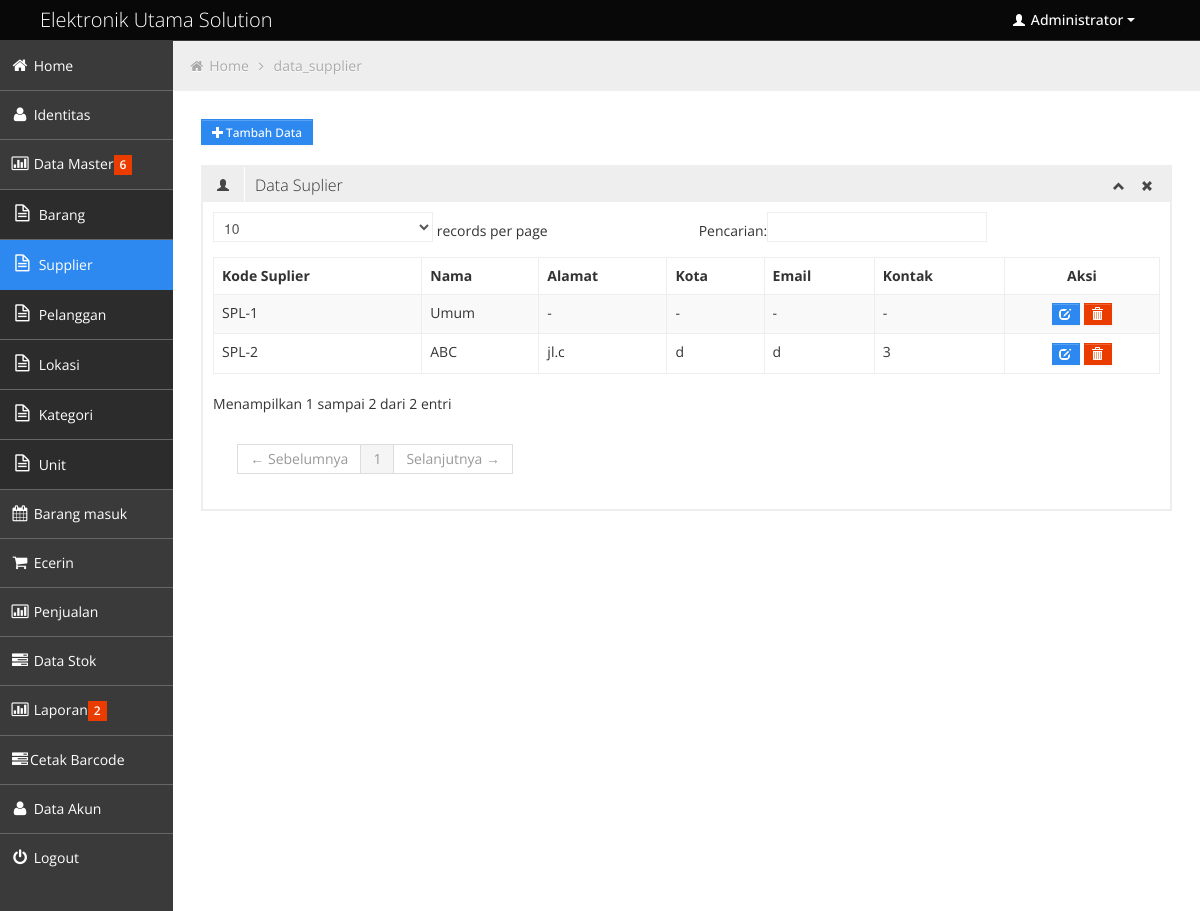
The app's page /index.php?halaman=data_supplier (signed in) with its own data.
### tables this page shows
CREATE TABLE `identitas` (
  `id_identitas` int(3) NOT NULL AUTO_INCREMENT,
  `nama_identitas` varchar(100) NOT NULL,
  `alamat` varchar(30) NOT NULL,
  `telp` varchar(12) NOT NULL,
  `keterangan` varchar(30) NOT NULL,
  PRIMARY KEY (`id_identitas`)
);

CREATE TABLE `supplier` (
  `inc` int(9) NOT NULL,
  `supplier_id` varchar(9) NOT NULL,
  `supplier_nama` varchar(90) NOT NULL,
  `supplier_alamat` varchar(90) NOT NULL,
  `supplier_kota` varchar(50) NOT NULL,
  `supplier_email` varchar(90) NOT NULL,
  `supplier_kontak` varchar(20) NOT NULL,
  PRIMARY KEY (`inc`),
  KEY `supplier_id` (`supplier_id`)
);

### data_supplier.php (the view)
<a href='index.php?halaman=form_data_master&kode=supplier_insert' class='btn btn-small btn-primary'>
   <i class="halflings-icon white plus"></i><span>Tambah Data</span>
   </a>
   <br/>
   <br/>
<div class='row-fluid sortable'>
				<div class='box span12'>
					<div class='box-header' data-original-title>
						<h2><i class='halflings-icon user'></i><span class='break'></span>Data Suplier</h2>
						<div class='box-icon'>
							<a href='#' class='btn-minimize'><i class='halflings-icon chevron-up'></i></a>
							<a href='#' class='btn-close'><i class='halflings-icon remove'></i></a>
						</div>
					</div>
					<div class='box-content'>
						<table class='table table-striped table-bordered bootstrap-datatable datatable'>
						  <thead>
							  <tr>
		  <th>Kode Suplier</th>
          <th>Nama</th>
          <th>Alamat</th>
          <th>Kota</th>
          <th>Email</th>
          <th>Kontak</th>
          <th><center>Aksi</center></th>
							  </tr>
						  </thead>
						  <tbody>
							<?php
		$qtmpil_sup="select * from supplier order by inc asc";
		$qp_sup=mysql_query($qtmpil_sup);
		while($row2=mysql_fetch_array($qp_sup)){ ?>
		  <tr><td><?php echo "$row2[supplier_id]"; ?></td>
          <td><?php echo "$row2[supplier_nama]"; ?></td>
          <td><?php echo "$row2[supplier_alamat]"; ?></td>
          <td><?php echo "$row2[supplier_kota]"; ?></td>
          <td><?php echo "$row2[supplier_email]"; ?></td>
          <td><?php echo "$row2[supplier_kontak]"; ?></td>
          <td><center><?php echo "<a class='btn btn-mini btn-primary' href=index.php?halaman=form_ubah_data&kode=supplier_update&id=$row2[supplier_id]>"; ?>
          	 <i class='halflings-icon white edit'></i>
			 <?php echo "</a> ";
			 echo "<a class='btn btn-mini btn-danger' href='proses.php?proses=supplier_delete&id=$row2[supplier_id]'>"; ?>
          	 <i class='halflings-icon white trash'></i>
			 <?php echo "</a>";
          echo"</center></td>
							</tr>";
							$no++;}?>
						  </tbody>
					  </table>
					</div>
				</div>
			</div>

### header.php (shortened to what this page needs)
<div class="navbar">
	<div class="navbar-inner">
		<div class="container-fluid">
			<a class="brand" href="index.html"><span><?php echo"$idn[nama_identitas]";?></span></a>
			<div class="nav-no-collapse header-nav">
				<ul class="nav pull-right">
					<li class="dropdown">
						<a class="btn dropdown-toggle" data-toggle="dropdown" href="#">
							<i class="halflings-icon white user"></i> Administrator
							<span class="caret"></span>
						</a>
					</li>
				</ul>
			</div>
		</div>
	</div>
</div>

### css/halflings.css (style rules this page uses)
html, html .halflings { -webkit-font-smoothing: antialiased !important; }
.halflings-icon { display: inline-block; width: 14px; height: 14px; line-height: 14px; vertical-align: text-top; background-image: url(../img/glyphicons_halflings.svg); background-position: 0 0; background-repeat: no-repeat; vertical-align: top; *display: inline; *zoom: 1; *margin-right: .3em; }
.halflings-icon.white { background-image: url(../img/glyphicons_halflings-white.svg); }
.halflings-icon.user { background-position: -168px 0; }
.halflings-icon.remove { background-position: -312px 0; }
.halflings-icon.trash { background-position: -456px 0; }
.halflings-icon.edit { background-position: -96px -72px; }
.halflings-icon.plus { background-position: -408px -96px; }
.halflings-icon.chevron-up { background-position: -288px -120px; }

### records on screen
identitas: nama_identitas "Elektronik Utama Solution"
supplier: supplier "SPL-1", supplier_nama "Umum", supplier_alamat "-", supplier_kota "-", supplier_email "-", supplier_kontak "-"
supplier: supplier "SPL-2", supplier_nama "ABC", supplier_alamat "jl.c", supplier_kota "d", supplier_email "d", supplier_kontak "3"

### other values on screen
$hal "data_supplier"
